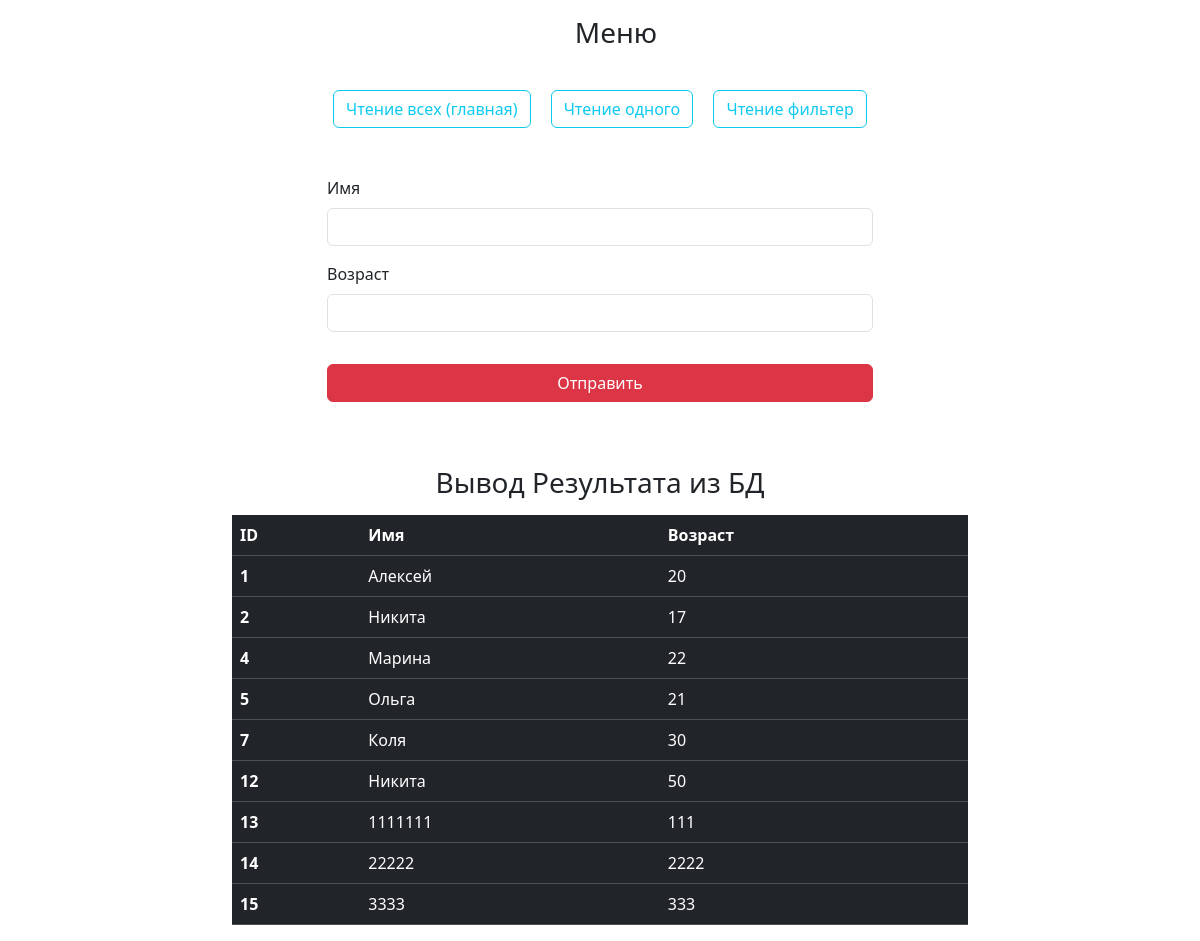
The page /operation on the database its author committed.
### dj_app/models.py (models this page shows)
class Person(models.Model):
    name = models.CharField(max_length=100)
    age = models.IntegerField()
    objects = models.Model  # Для подсветки в views.py

### dj_app/views.py (the view, shortened to what this page needs)
# urls.py: path('operation', views.operation, name="operation"),
def operation(request):
    if request.method == "GET":
        form = OperationsForm()
        person = Person.objects.all()
        context = {"FORM": form, "TABLE": person}
        return render(request, "operation.html", context=context)

### dj_app/forms.py
class OperationsForm(forms.Form):
    pk = forms.IntegerField(label="ID", required=False, widget=forms.NumberInput(attrs={'class': 'form-control'}))
    name = forms.CharField(label="Имя", required=True, widget=forms.TextInput(attrs={'class': 'form-control'}))
    age = forms.IntegerField(label="Возраст", required=True, widget=forms.NumberInput(attrs={'class': 'form-control'}))

### templates/operation.html (shortened to what this page needs)
<!DOCTYPE html>
<html lang="en">
<head>
    <link href="https://cdn.jsdelivr.net/npm/bootstrap@5.3.8/dist/css/bootstrap.min.css" rel="stylesheet"
>
</head>
<body>
<div class="container">
    <div class="row">
        <h3 class="mx-3 my-3 text-center">Меню</h3>
        <div class="text-center">
            <a class="mt-4 mx-2 btn btn-outline-info" href="operation">Чтение всех (главная)</a>
            <a class="mt-4 mx-2 btn btn-outline-info" href="operation">Чтение одного</a>
            <a class="mt-4 mx-2 btn btn-outline-info" href="operation">Чтение фильтер</a>
        </div>
    </div>
    <div class="row">
        <div class="col-3"></div>
        <div class="col-6">
            <form class="rom g-2 pt-5 pb-5" method="POST">
                <div class="mb-3"><label class="form-label">{{ FORM.name.label }}</label>{{ FORM.name }}</div>
                <div class="mb-3"><label class="form-label">{{ FORM.age.label }}</label>{{ FORM.age }}</div>
                <div class="d-grid">
                    <button type="submit" class="btn btn-danger mt-3">Отправить</button>
                </div>
            </form>
        </div>
        <div class="col-3"></div>
    </div>
    <div class="row">
        <div class="col-2"></div>
        <div class="col-8">
            <h3 class="mx-3 my-3 text-center">Вывод Результата из БД</h3>
            <table class="table table-dark">
                <thead>
                    <tr>
                        <th scope="col">ID</th>
                        <th scope="col">Имя</th>
                        <th scope="col">Возраст</th>
                    </tr>
                </thead>
                <tbody>
                    {% for elm in TABLE %}
                        <tr><th>{{ elm.id }}</th><td>{{ elm.name }}</td><td>{{ elm.age }}</td></tr>
                    {% endfor %}
                </tbody>
            </table>
        </div>
        <div class="col-2"></div>
    </div>
</div>
</body>
</html>

### rows shown on the page
Person: id "1", name "Алексей", age "20"
Person: id "2", name "Никита", age "17"
Person: id "4", name "Марина", age "22"
Person: id "5", name "Ольга", age "21"
Person: id "7", name "Коля", age "30"
Person: id "12", name "Никита", age "50"
Person: id "13", name "1111111", age "111"
Person: id "14", name "22222", age "2222"
Person: id "15", name "3333", age "333"

### other values the page prints
{{ FORM.name.label }} "Имя"
{{ FORM.age.label }} "Возраст"
